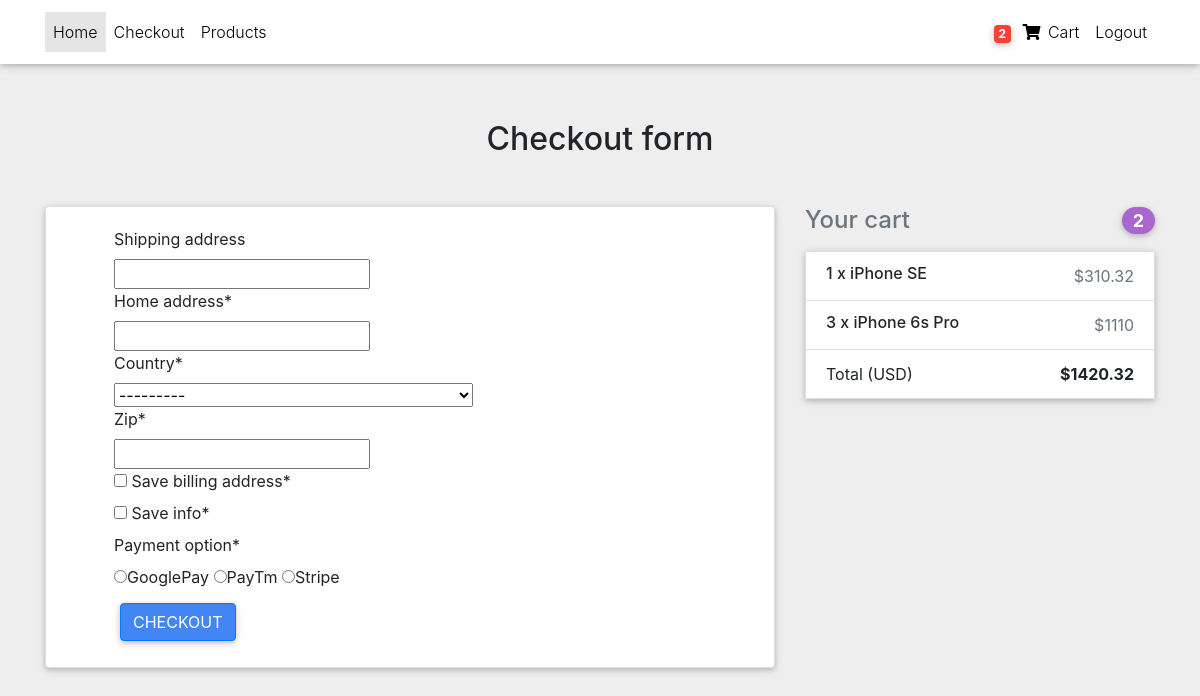
Screenshot of /checkouts/ (signed in) with the database file from the repository.
### core/models.py (models this page shows, shortened)
class Order(models.Model):
    user=models.ForeignKey(settings.AUTH_USER_MODEL, on_delete=models.CASCADE)
    ordered=models.BooleanField(default=False)
    items=models.ManyToManyField(OrderItem)
    start_date=models.DateTimeField(auto_now_add=True)
    ordered_date=models.DateTimeField()
    billing_address = models.ForeignKey(
        BillingAddress, on_delete=models.SET_NULL, blank=True, null=True)
    payment = models.ForeignKey(
        Payment, on_delete=models.SET_NULL, blank=True, null=True)
    def get_total_amount(self):
        total=0
        for i in self.items.all():
            total+=i.get_final_price()
        return total

class OrderItem(models.Model):
    user=models.ForeignKey(settings.AUTH_USER_MODEL, on_delete=models.CASCADE,blank=True,null=True)
    ordered = models.BooleanField(default=False)
    item=models.ForeignKey(Item,on_delete=models.CASCADE)
    quantity=models.IntegerField(default=1)
    def get_total_order_price(self):
        return self.quantity * self.item.price
    def get_final_price(self):
        if self.item.price:
            return self.get_total_order_price()
        return self.get_total_discount_price()

class Item(models.Model):
    title=models.CharField(max_length=100)
    price=models.IntegerField()
    discount_price=models.IntegerField(blank=True,null=True)
    category=models.CharField(choices=CATEGORY_CHOICES,max_length=2 ,null=True,blank=True)
    """  In template you have to use {{ i.get_category_display }}  ==> Shirt  If   {{ i.category }} ===> S """
    label=models.CharField(choices=LABEL_CHOICES,default='P',max_length=1,null=True,blank=True)
    """  In template you have to use {{ i.get_label_display }}  ==> primary  If   {{ i.label }} ===> P """
    slug=models.SlugField()
    desc=models.TextField(default="THis is desc ",max_length=500)

### core/views.py (the view, shortened to what this page needs)
# urls.py: path('checkouts/',CheckoutView.as_view(),name='checkouts'),
class CheckoutView(View):
    def get(self,*args,**kwargs):
        form=CheckoutForm()
        order=Order.objects.get(user=self.request.user,ordered=False)
        context={
            'order':order,
            'form':form
        }
        return render(self.request,'core/checkout-page.html',context)

### core/forms.py
class CheckoutForm(forms.Form):
    shipping_address = forms.CharField(required=False)
    home_address = forms.CharField(required=True)
    country= CountryField(blank_label='(Select Country)').formfield()
    zip=forms.IntegerField(max_value=1000000)
    save_billing_address=forms.BooleanField(widget=forms.CheckboxInput)
    save_info=forms.BooleanField(widget=forms.CheckboxInput)
    payment_option=forms.ChoiceField(widget=forms.RadioSelect,
                                      choices=PAYMENT_CHOICES)

### core/templatetags/cart_template_tags.py (called while the page is built)
@register.filter
def cart_item_count(user):
    if user.is_authenticated:
        qs_cart=Order.objects.filter(user=user,ordered=False)   # ordered is false because we are not shwingthem their previus ordered items
        if qs_cart.exists():
            return qs_cart[0].items.count()
    return 0

### core/templates/core/checkout-page.html (shortened to what this page needs)
{% extends 'core/base.html' %}
{% block body %}
{% load crispy_forms_tags %}
<body class="grey lighten-3">
  <main class="">
    <div class="container wow fadeIn">
      <h2 class="my-5 h2 text-center">Checkout form</h2>
      <div class="row">
        <div class="col-md-8 mb-4">
          <div class="card">
            <form method="POST" class="card-body ml-5">
              {{ form|crispy }}
              <button class="btn btn-primary" type="submit">Checkout</button>
            </form>
          </div>
        </div>
        <div class="col-md-4 mb-4">
          <h4 class="d-flex justify-content-between align-items-center mb-3">
            <span class="text-muted">Your cart</span>
            <span class="badge badge-secondary badge-pill">{{ order.items.count }}</span>
          </h4>
      <ul class="list-group mb-3 z-depth-1">
        {% for order_item in order.items.all %}
          <li class="list-group-item d-flex justify-content-between lh-condensed">
              <div>
              <h6 class="my-0">{{ order_item.quantity }} x {{ order_item.item.title}}</h6>
              </div>
              <span class="text-muted">${{ order_item.get_final_price }}</span>
          </li>
        {% endfor %}
            <li class="list-group-item d-flex justify-content-between">
                <span>Total (USD)</span>
                <strong>${{ order.get_total_amount }}</strong>
            </li>
            </ul>
        </div>
      </div>
      </div>
  </main>
</body>
{% endblock body %}

### core/templates/core/header.html (shortened to what this page needs)
{% load cart_template_tags %}
  <nav class="navbar fixed-top navbar-expand-lg navbar-light white scrolling-navbar">
    <div class="container">
      <div class="collapse navbar-collapse" id="navbarSupportedContent">
        <ul class="navbar-nav mr-auto">
          <li class="nav-item active">
            <a class="nav-link waves-effect" href="{% url 'index' %}">Home
            </a>
          </li>
          <li class="nav-item">
            <a class="nav-link waves-effect" href="{% url 'checkouts'%}" target="_blank">Checkout</a>
          </li>
          <li class="nav-item">
            <a class="nav-link waves-effect" href="#"
              target="_blank">Products</a>
          </li>
        </ul>
        <ul class="navbar-nav nav-flex-icons">
          {% if request.user.is_authenticated %}
          <li class="nav-item">
            <a href="{% url 'order_summary' %}" class="nav-link waves-effect">
              <span class="badge red z-depth-1 mr-1"> {{ request.user|cart_item_count }} </span>
              <i class="fas fa-shopping-cart"></i>
              <span class="clearfix d-none d-sm-inline-block"> Cart </span>
            </a>
          </li>
          <li class="nav-item">
            <a class="nav-link waves-effect" href="{% url 'account_logout' %}">
              <span class="clearfix d-none d-sm-inline-block"> Logout </span>
            </a>
          </li>
          {% endif %}
        </ul>
      </div>
    </div>
  </nav>

### core/templates/core/base.html (style rules this page uses)
html, body, header, .carousel { height: 60vh; }

### rows the page displays
Order: items.count "2", get_total_amount "1420.32"
OrderItem: quantity "1", item "iPhone SE", get_final_price "310.32"
OrderItem: quantity "3", item "iPhone 6s Pro", get_final_price "1110"

### other values shown
{{ request.user|cart_item_count }} "2"
